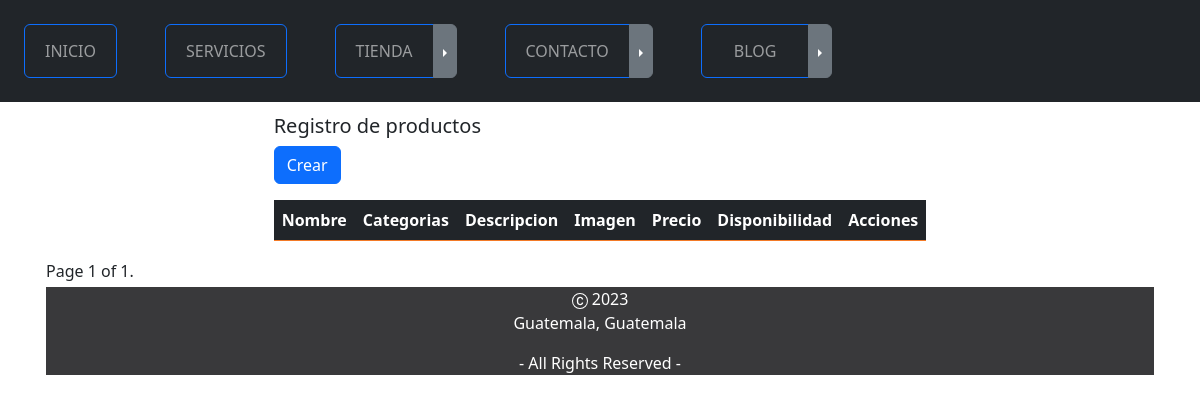
The app's page /tienda/producto, older data.
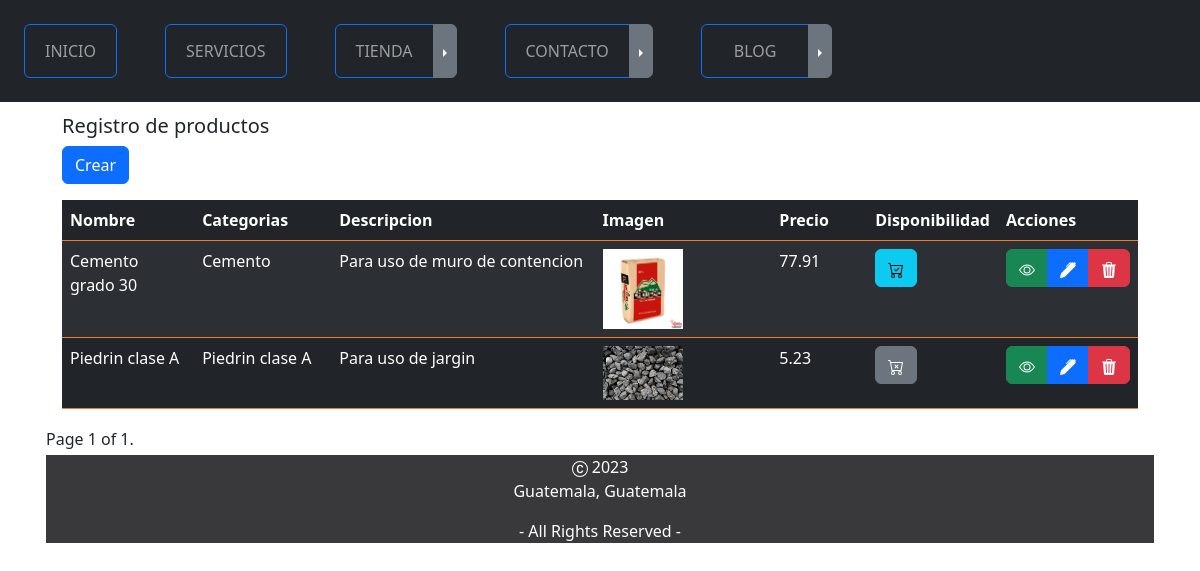
The same page, newer data.
### tienda/models.py (models this page shows, shortened)
class Producto(models.Model):
    nombre = models.CharField(max_length=50)
    categorias = models.ForeignKey(CategoriaProducto,on_delete=models.CASCADE)
    descripcion = models.CharField(max_length=50)
    imagen = models.ImageField(upload_to="tienda", null=True, blank=True)
    precio = models.FloatField()
    disponibilidad = models.BooleanField(default=True)
    created = models.DateTimeField(auto_now_add=True)
    updated = models.DateTimeField(auto_now=True)
    class Meta:
        verbose_name = 'producto'
        verbose_name_plural = 'productos'
        db_table = 'demo_producto'

class CategoriaProducto(models.Model):
    nombre = models.CharField(max_length=50)
    created = models.DateTimeField(auto_now_add=True)
    updated = models.DateTimeField(auto_now=True)
    class Meta:
        verbose_name = 'categoriaproducto'
        verbose_name_plural = 'categoriaproductos'
        db_table = 'demo_categoriaproducto'
    def __str__(self):
        return self.nombre

### tienda/views.py (the view)
# urls.py: path('producto', ProductList.as_view(
class ProductList(ListView):
    paginate_by=5
    model = Producto

### tienda/templates/producto/listado.html (shortened to what this page needs)
{% extends "master.html" %}
{% load static %}
{% load bootstrap_icons %}
{% block content %}
    <div class="container mt-2 w-100">
        <div class="d-flex align-items-center justify-content-center">
            <div class="table-responsive">
                <div class="container">
                    <h5>Registro de productos</h5>
                    <div align="left" class="btn_crear mb-3">
                        <a href="{% url 'productocrear' %}"
                           type="button"
                           class="btn btn-primary">Crear</a>
                    </div>
                    <table class="table table-striped table-hover table-dark border-color-custom1">
                        <thead class="thead-dark">
                            <tr>
                                <th scope="col" width="14%">Nombre</th>
                                <th scope="col" width="14%">Categorias</th>
                                <th scope="col" width="30%">Descripcion</th>
                                <th scope="col" width="20%">Imagen</th>
                                <th scope="col" width="10%">Precio</th>
                                <th scope="col" width="10%">Disponibilidad</th>
                                <th>Acciones</th>
                            </tr>
                        </thead>
                        <tbody class="border-color-custom1">
                            {% for producto in object_list %}
                                <tr>
                                    <td>{{ producto.nombre }}</td>
                                    <td>{{ producto.categorias }}</td>
                                    <td>{{ producto.descripcion }}</td>
                                    <td>
                                        {% if producto.imagen %}
                                            <img src="{{ producto.imagen.url }}"
                                                 alt="{{ producto.nombre }}"
                                                 class="img-fluid"
                                                 width="50%"
                                                 height="50%" />
                                        {% endif %}
                                    </td>
                                    <td>{{ producto.precio }}</td>
                                    <td>
                                        {% if producto.disponibilidad %}
                                            <a disabled href="{% url 'productodetalle' producto.id %}" type="button" class="btn btn-info">
                                            </a>
                                        {% else %}
                                            <a disabled type="button" class="btn btn-secondary">
                                            </a>
                                        {% endif %}
                                    </td>
                                    <td>
                                        <form method="post" action="{% url 'productoeliminar' producto.id %}">
                                            <div class="btn-group">
                                                <a href="{% url 'productodetalle' producto.id %}"
                                                   title="Ver"
                                                   type="button"
                                                   class="btn btn-success">
                                                </a>
                                                <a href="{% url 'productoeditar' producto.id %}"
                                                   title="Editar"
                                                   type="button"
                                                   class="btn btn-primary">
                                                </a>
                                                <button class="btn btn-danger" onclick="return eliminar();" type="submit">
                                                </button>
                                            </div>
                                        </form>
                                    </td>
                                </tr>
                            {% endfor %}
                        </tbody>
                    </table>
                </div>
            </div>
        </div>
        <div class="pagination">
            <span class="step-links">
                <span class="current">Page {{ page_obj.number }} of {{ page_obj.paginator.num_pages }}.</span>
            </span>
        </div>
    </div>
{% endblock %}

### ProyectoWebApp/templates/master.html (shortened to what this page needs)
<!DOCTYPE html>
<html lang="en">
  <head>
    {% load bootstrap5 %}
    {% load bootstrap_icons %}
    {% bootstrap_css %}
    {% load widget_tweaks %}
    {% load static %}
    <link rel="stylesheet"
          type="text/css"
          href="{% static 'ProyectoWebApp/css/style.css' %}" />
  </head>
  <body>
    <nav class="navbar navbar-expand-lg navbar-dark bg-dark py-lg-4"
         id="mainnav">
      <div class="collapse navbar-collapse" id="navbarResponsive">
        <ul class="navbar-nav me-auto mb-2 mb-lg-0">
          {% url 'Home' as url %}
          <li class="nav-item {% if request.path == url %}active{% endif %} px-lg-4 ">
            <button type="button" class="btn btn-outline-primary nav-item">
              <a class="nav-link text-expanded" href="{{ url }}">INICIO</a>
            </button>
          </li>
          {% url 'leerservicio' as url %}
          <li class="nav-item px-lg-4 {% if request.path == url %}active{% endif %}">
            <button type="button" class="btn btn-outline-primary ">
              <a class="nav-link text-expanded" href="{{ url }}">SERVICIOS</a>
            </button>
          </li>
          <li class="nav-item px-lg-4 {% if request.path == url %}active{% endif %}">
            <div class="btn-group dropend">
              {% url 'tiendaleer' as url %}
              <button type="button" class="btn btn-outline-primary">
                <a class="nav-link text-expanded" href="{{ url }}">TIENDA</a>
              </button>
              <button type="button"
                      class="btn btn-secondary dropdown-toggle dropdown-toggle-split"
                      data-bs-toggle="dropdown"
                      aria-expanded="false">
              </button>
            </div>
          </li>
          {% url 'crearContacto' as url %}
          <li class="nav-item px-lg-4 {% if request.path == url %}active{% endif %}">
            <div class="btn-group dropend">
              <button type="button" class="btn btn-outline-primary">
                <a class="nav-link text-expanded" href="{{ url }}">CONTACTO</a>
              </button>
              <button type="button"
                      class="btn btn-secondary dropdown-toggle dropdown-toggle-split"
                      data-bs-toggle="dropdown"
                      aria-expanded="false">
              </button>
                {% url 'leerContacto' as url %}
            </div>
          </li>
          {% url 'sblog' as url %}
          <li class="nav-item px-lg-4 {% if request.path == url %}active{% endif %}">
            <div class="btn-group dropend">
              <button type="button"
                      class="btn btn-outline-primary nav-item px-lg-4 {% if request.path == url %}active{% endif %}">
                <a class="nav-link text-expanded" href="{{ url }}">BLOG</a>
              </button>
              <button type="button"
                      class="btn btn-secondary dropdown-toggle dropdown-toggle-split"
                      data-bs-toggle="dropdown"
                      aria-expanded="false">
              </button>
                {% url 'categorialeer' as url %}
                {% url 'postleer' as url %}
            </div>
          </li>
        </ul>
      </div>
    </nav>
    {% block content %}{% endblock %}
  </body>
  <div class="container">
    <section>
      <footer class="background-color-custom2 text-center text-white">
        {% include "footer.html" %}
      </footer>
    </section>
  </div>
</html>

### ProyectoWebApp/templates/footer.html (shortened to what this page needs)
<footer class="flex-rw">
    <section class="footer-bottom-section flex-rw">
        <div class="footer-bottom-wrapper">
            2023
            <address class="footer-address" role="company address">Guatemala, Guatemala</address>
            <span class="footer-bottom-rights">- All Rights Reserved -</span>
        </div>
    </section>
</footer>

### ProyectoWebApp/static/ProyectoWebApp/css/style.css (style rules this page uses)
.background-color-custom2 { background-color: #39393b !important; }
.border-color-custom1 { border-color: #f37a27 !important; }
.container { padding: 2px 16px; }

Row changes from the older to the newer data that the page shows:
added Producto: nombre "Cemento grado 30", categorias "Cemento", descripcion "Para uso de muro de contencion", imagen (picture), precio "77.91", disponibilidad True (drawn)
added Producto: nombre "Piedrin clase A", categorias "Piedrin clase A", descripcion "Para uso de jargin", imagen (picture), precio "5.23", disponibilidad False (drawn)
